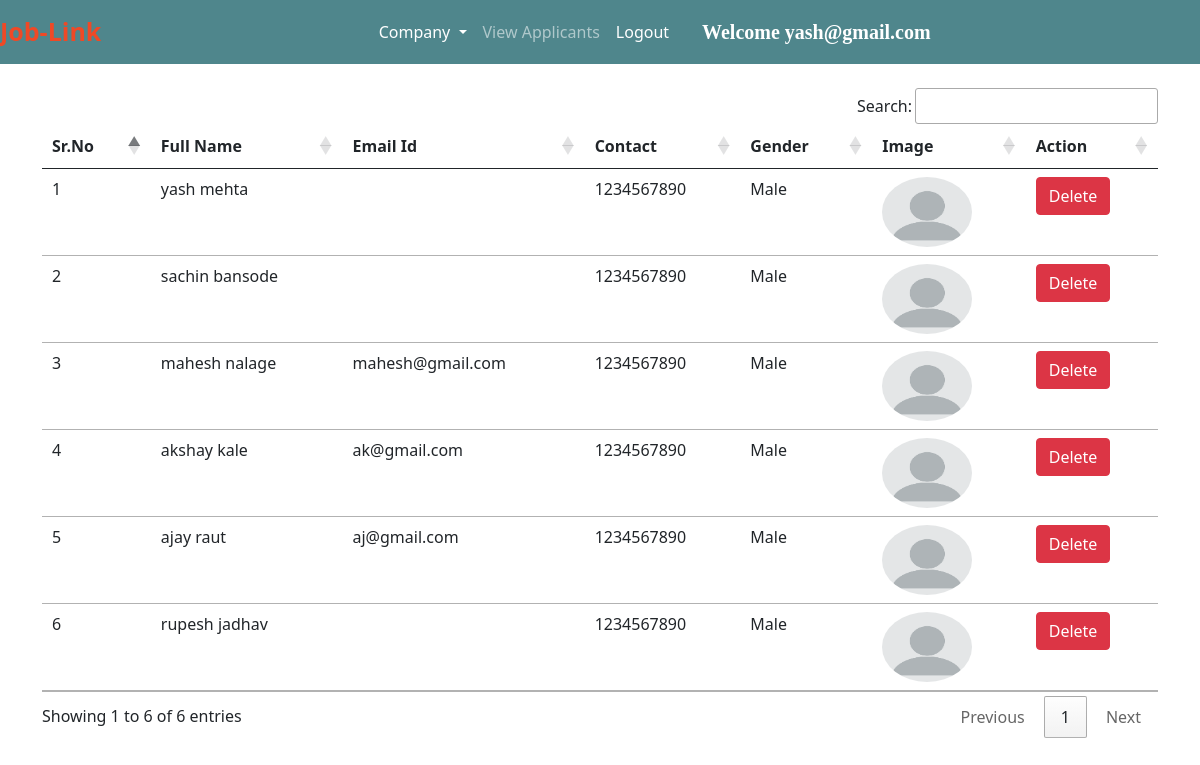
The app's page /view_applicants/ (signed in) with its own data.
### jobs/models.py (models this page shows, shortened)
class Applicant(models.Model):
    user = models.ForeignKey(User, on_delete=models.CASCADE)
    phone = models.CharField(max_length=10)
    image = models.ImageField(upload_to="")
    gender = models.CharField(max_length=10)
    type = models.CharField(max_length=15)

### jobs/views.py (the view)
# urls.py: path("view_applicants/", views.view_applicants, name="view_applicants"),
def view_applicants(request):
    if not request.user.is_authenticated:
        return redirect("/admin_login")
    applicants = Applicant.objects.all()
    return render(request, "view_applicants.html", {"applicants": applicants})

### jobs/templates/view_applicants.html (shortened to what this page needs)
{% extends 'admin_navbar.html' %}
{% block body %}
<div class="container mt-4">
<table class="table table-hover" id="example">
    <thead>
        <tr>
            <th>Sr.No</th>
            <th>Full Name</th>
            <th>Email Id</th>
            <th>Contact</th>
            <th>Gender</th>
            <th>Image</th>
            <th>Action</th>
        </tr>
    </thead>
    <tbody>
        {% for applicant in applicants %}
        <tr>
            <td>{{forloop.counter}}</td>
            <td>{{applicant.user.get_full_name}}</td>
            <td>{{applicant.user.email}}</td>
            <td>{{applicant.phone}}</td>
            <td>{{applicant.gender}}</td>
            <td><img src="{{applicant.image.url}}" class="rounded-circle" width="90px" height="70px"></td>
            <td><a href="/delete_user/{{applicant.user.id}}/" class="btn btn-danger" onclick="return confirm('Are you sure you want to delete this applicant?')">Delete</a></td>
        </tr>
        {% endfor %}
    </tbody>
</table>
</div>
{% endblock %}

### jobs/templates/admin_navbar.html (shortened to what this page needs)
<!doctype html>
<html lang="en">
<head>
  <link href="https://cdn.jsdelivr.net/npm/bootstrap@5.0.2/dist/css/bootstrap.min.css" rel="stylesheet"
>
  <link rel="stylesheet" href="https://cdn.datatables.net/1.10.25/css/jquery.dataTables.min.css">
  <link rel="stylesheet" href="https://cdn.datatables.net/buttons/1.7.1/css/buttons.dataTables.min.css">
</head>
<body>
  <nav class="navbar navbar-expand-lg navbar-dark">
      <a class="navbar-brand" href="/"><span class="head1">Job-</span><span class="head1">Link</span></a>
      <div class="container w-50">
      <div class="collapse navbar-collapse" id="navbarSupportedContent">
        <ul class="navbar-nav me-auto mb-2 mb-lg-0">
          <div class="collapse navbar-collapse" id="navbarNavDarkDropdown">
            <ul class="navbar-nav">
              <li class="nav-item dropdown">
                <a class="nav-link active dropdown-toggle" href="#" id="navbarDarkDropdownMenuLink" role="button" data-bs-toggle="dropdown" aria-expanded="false">
                  Company
                </a>
              </li>
            </ul>
          </div>
          <li class="nav-item">
            <a class="nav-link " href="/view_applicants/">View Applicants</a>
          </li>
          <li class="nav-item">
            <a class="nav-link active" href="/logout/">Logout</a>
          </li>
        </ul>
        <a class="navbar-brand" style="font-weight: bold; font-family: 'Times New Roman', Times, serif;" href="#">Welcome {{request.user.username}}</a>
      </div>
      </div>
  </nav>
  {% block body %}
  {% endblock %}
</body>
</html>

### jobs/templates/admin_navbar.html (style rules this page uses)
.navbar { background-color: #4f868c; }
.head1 { color: #EF4926; font-size: 25px; font-weight: bold; }

### records on screen
Applicant: user.get_full_name "yash mehta", phone "1234567890", gender "Male", image (placeholder picture)
Applicant: user.get_full_name "sachin bansode", phone "1234567890", gender "Male", image (picture)
Applicant: user.get_full_name "mahesh nalage", user.email "mahesh@gmail.com", phone "1234567890", gender "Male", image (picture)
Applicant: user.get_full_name "akshay kale", user.email "ak@gmail.com", phone "1234567890", gender "Male", image (picture)
Applicant: user.get_full_name "ajay raut", user.email "aj@gmail.com", phone "1234567890", gender "Male", image (picture)
Applicant: user.get_full_name "rupesh jadhav", phone "1234567890", gender "Male", image (picture)

### other values on screen
{{ request.user.username }} "yash@gmail.com"
